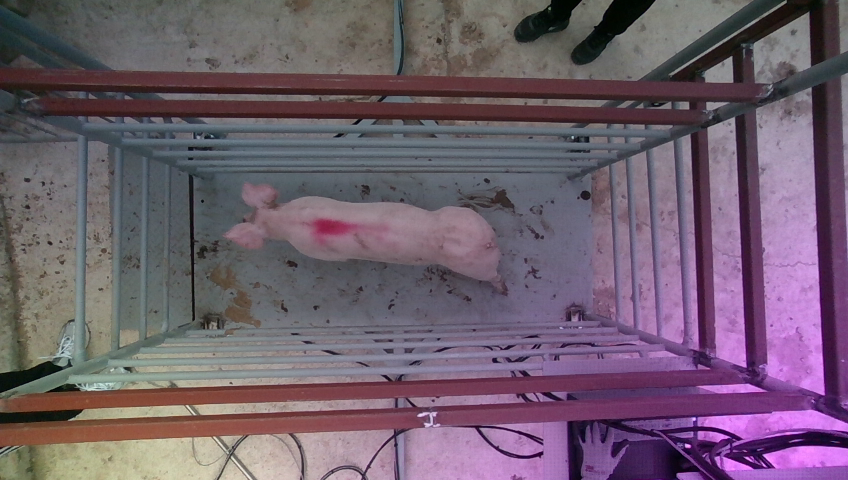
#> input picture 20220119_153241_RGB_3.png, 848 x 480 px
$ python imagecombinemasking.py
#> lines starting #> are read from the running program, lines starting #| are printed output that depends on the picture
# 투명 배경 PNG 파일을 이용한 합성 (addition_rgba_mask.py)

import cv2
import numpy as np

#--① 합성에 사용할 영상 읽기, 전경 영상은 4채널 png 파일
img1 = cv2.imread('20220119_153241_RGB_3.png', cv2.IMREAD_UNCHANGED)
#> img1 is the input picture: shape (480, 848, 3); mean B, G, R 108.8, 94.2, 111
img2 = cv2.imread('194107_RGB_3.png')
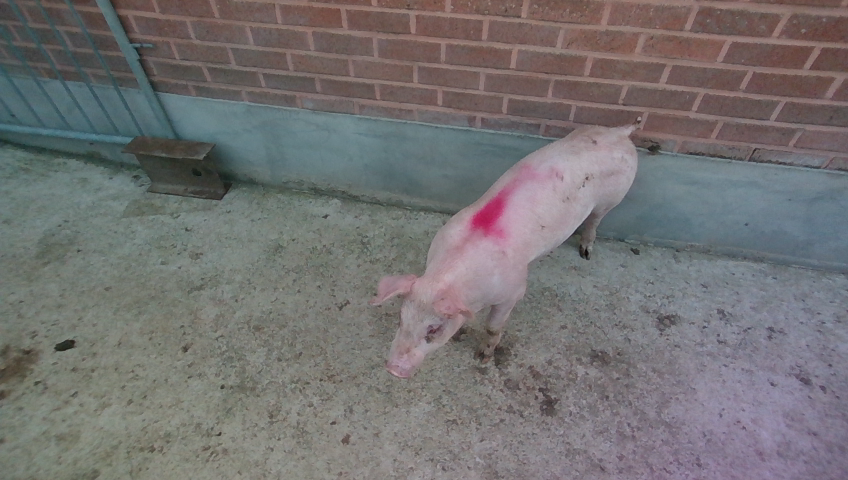
#> input picture 194107_RGB_3.png, 848 x 480 px
#> img2 is the input picture: shape (480, 848, 3); mean B, G, R 113.6, 113.3, 115.5

mask = np.full_like(img1, 255)

#--③ 합성 대상 좌표 계산(img2의 중앙)
height, width = img2.shape[:2]
#> height = 480; width = 848
center = (width//2, height//2)
#> center = (424, 240)

#--④ seamlessClone 으로 합성
normal = cv2.seamlessClone(img1, img2, mask, center, cv2.NORMAL_CLONE)
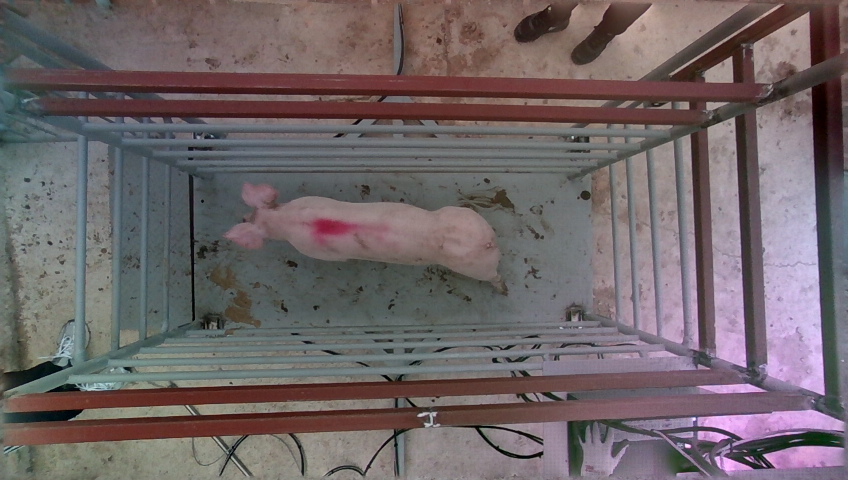
#> normal: shape (480, 848, 3); mean B, G, R 103.3, 101, 111.3
mixed = cv2.seamlessClone(img1, img2, mask, center, cv2.MIXED_CLONE)
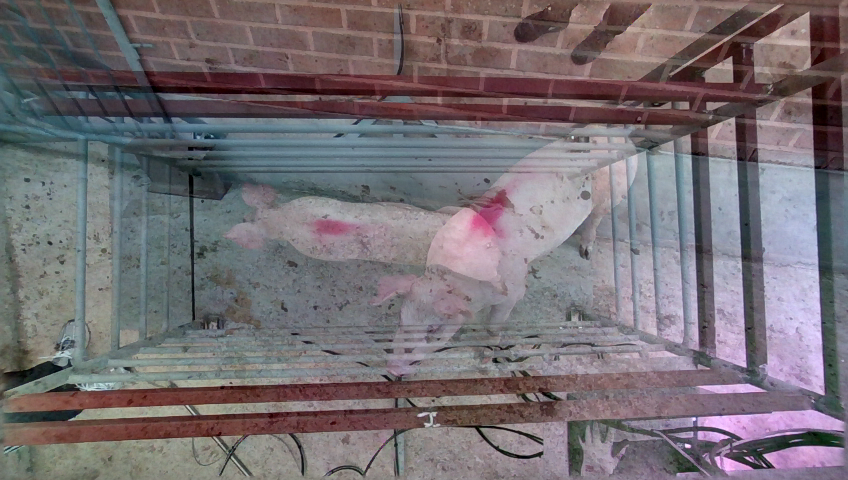
#> mixed: shape (480, 848, 3); mean B, G, R 115.1, 110.2, 117.5

#--⑤ 결과 출력
cv2.imshow('normal', normal)
cv2.imshow('mixed', mixed)
cv2.waitKey()
cv2.destroyAllWindows()
